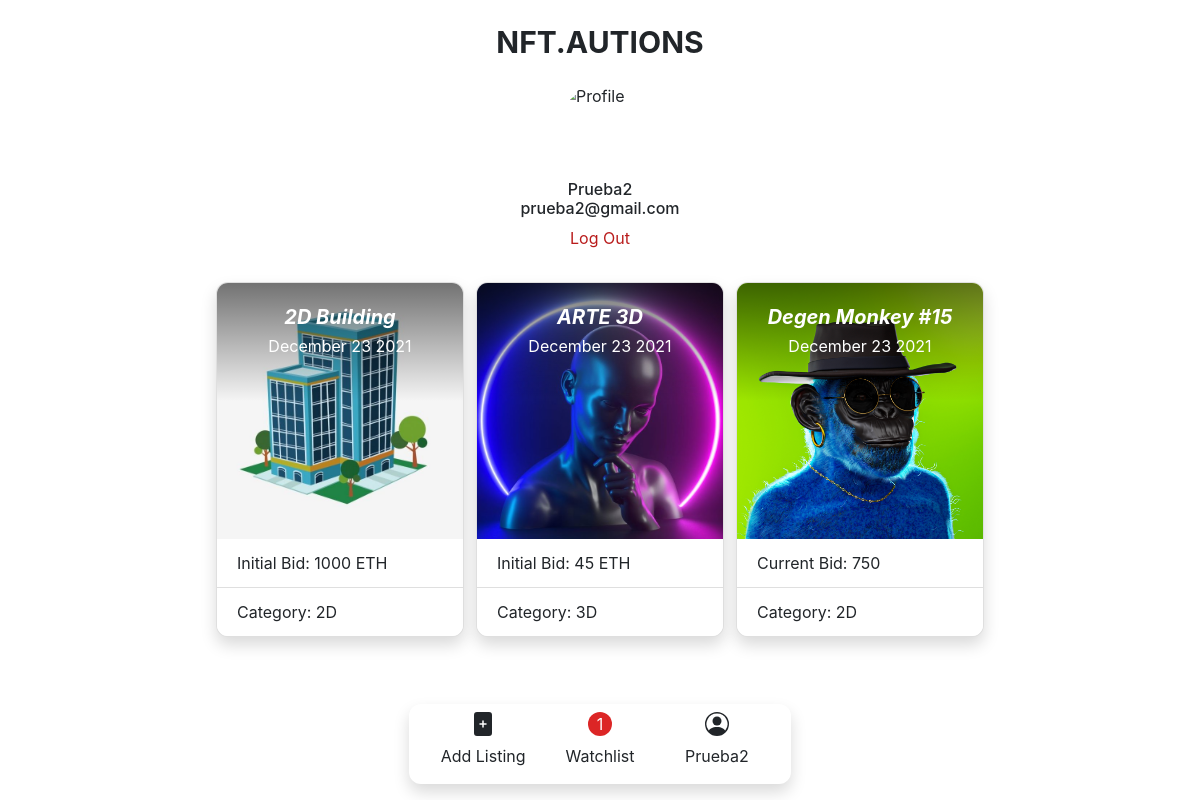
/my_listings/prueba2 (signed in), run on the app's committed database.
### auctions/models.py (models this page shows, shortened)
class User(AbstractUser):
    pass

class Auction(models.Model):
    user = models.ForeignKey('User', on_delete=models.CASCADE, related_name='user_who_make_the_auction')
    title = models.CharField(max_length=100)
    description = models.TextField()
    category = models.ForeignKey('Category', on_delete=models.CASCADE, related_name='category_for_the_auction', default=3)
    starting_bid = models.IntegerField()
    comments = models.ManyToManyField('Comment', related_name='comments_in_the_auction', blank=True)
    bids = models.ManyToManyField('Bid', related_name='bids_in_the_auction', blank=True)
    last_bid = models.ForeignKey('Bid', on_delete=models.CASCADE, related_name='last_bid_for_the_auction', blank=True, null=True)
    date = models.DateTimeField(default=timezone.now)
    image = models.ImageField(upload_to='images', blank=True, null=True)
    closed = models.BooleanField(default=False)
    def datepublished(self):
        return self.date.strftime('%B %d %Y')

class Category(models.Model):
    name = models.TextField(max_length=50)
    description = models.TextField(max_length=500)
    image = models.TextField(default="https://media.istockphoto.com/videos/colourful-glowing-light-animation-background-video-id888994838?s=640x640")
    def __str__(self):
        return self.name

class Bid(models.Model):
    user = models.ForeignKey('User', on_delete=models.CASCADE, related_name='user_who_make_the_bid')
    auction = models.ForeignKey('Auction', on_delete=models.CASCADE, related_name='auction_for_the_bid')
    bid = models.IntegerField()
    date = models.DateTimeField(default=timezone.now)

### auctions/views.py (the view)
# urls.py: path("my_listings/<str:user>", views.my_listings, name="my_listings"),
@login_required(login_url='/login')
def my_listings(request, user):
    user_object = User.objects.get(username=user)
    auctions = Auction.objects.filter(user=user_object)
    my_watchlist = PersonalWatchlist.objects.get(user=request.user)
    totalAuctions = my_watchlist.auctions.count()
    if request.user.username != user:
        return redirect('my_listings', user=request.user.username)
    context = {
        'auctions': auctions,
        'my_watchlist': my_watchlist,
        'totalAuctions': totalAuctions,
    }
    return render(request, "auctions/my_listings.html", context)

### auctions/templates/auctions/my_listings.html
{% extends "auctions/layout.html" %}
{% load static %}
{% block body %}
<div>
    {% if user %}
    <img class="h-20 w-20 rounded-full mx-auto mb-3 object-cover" src="https://saint313.com/wp-content/uploads/2018/04/pexels-photo-428341-1024x683.jpeg" alt="Profile">
    <h4 class="details-name font-medium text-center">{{user|title}}</h4>
    <h4 class="details-name font-medium text-center ">{{user.email}}</h4>
    <a class="mb-4 mx-auto px-4 py-2 text-center w-full text-red-700 inline-block" href="{% url 'logout' %}">Log Out</a>
    {% endif %}
    {% if auctions %}
    <div class="container-fluid max-w-3xl mx-auto mb-36">
        <div class="row grid grid-cols-1 md:grid-cols-3 gap-3">
            {% for auction in auctions %}
               {% include "auctions/_item_auction.html" %}
            {% endfor %}
        </div>
    </div>
    {% else %}
        <div class="empty">
            <p>You don't have any listings.</p>
        </div>
    {% endif %}
</div>
{% endblock %}

### auctions/templates/auctions/layout.html (shortened to what this page needs)
{% load static %}
<!DOCTYPE html>
<html lang="en">
    <head>
        <link rel="stylesheet" href="https://stackpath.bootstrapcdn.com/bootstrap/4.4.1/css/bootstrap.min.css">
        <link href="{% static 'auctions/css/index.css' %}" rel="stylesheet">
        <script src="https://cdn.tailwindcss.com"></script>
    </head>
<body>
    <div class="mx-auto order-0 text-center w-full p-4">
        <a class="text-3xl font-bold " href="{% url 'index' %}">NFT.AUTIONS</a>
    </div>
    <div class="flex justify-center ">
            <nav class="navbar navbar-light nav-top z-10 fixed bottom-0 bg-white shadow rounded-xl m-3 mx-auto grid grid-cols-3">
                        {% if user.is_authenticated %}
                            <a  href="{% url 'add_auction' %}" class="nav-item flex flex-col items-center">
                                <svg xmlns="http://www.w3.org/2000/svg" width="24" height="24" fill="currentColor" class="bi bi-file-plus-fill" viewBox="0 0 16 16">
                                    <path d="M12 0H4a2 2 0 0 0-2 2v12a2 2 0 0 0 2 2h8a2 2 0 0 0 2-2V2a2 2 0 0 0-2-2zM8.5 6v1.5H10a.5.5 0 0 1 0 1H8.5V10a.5.5 0 0 1-1 0V8.5H6a.5.5 0 0 1 0-1h1.5V6a.5.5 0 0 1 1 0z"/>
                                </svg>
                                <p class="nav-link">Add Listing</p>
                            </a>
                            <a href="{% url 'watchlist' %}" class="nav-item flex flex-col items-center">
                                <span id="watchListTotal" class="bg-red-600 text-white rounded-full h-6 w-6 flex justify-center items-center">{{totalAuctions}}</span>
                                <p class="nav-link">Watchlist </p>
                            </a>
                        {% endif %}
                        {% if user.is_authenticated %}
                        <a href="{% url 'my_listings' user=request.user %}" class="nav-item dropdown flex flex-col items-center">
                            <p class="nav-link"  id="navbarDropdown">
                                {{user.username|title}}
                            </p>
                        </a>
                        {% else %}
                        <a href="{% url 'login' %}" class="nav-item ">
                            <p class="nav-link text-center w-full" >Log In</p>
                        </a>
                        {% endif %}
            </nav>
    </div>
        <div class="middle">
            {% block body %}
            {% endblock %}
        </div>
    </body>
</html>

### auctions/templates/auctions/_item_auction.html (shortened to what this page needs)
<a href="{% url 'auction_view' auction=auction.id %}"  class="card overflow-hidden list-details shadow rounded-xl">
    <img class="img-fluid object-cover h-64" src="{{auction.image.url}}" alt="connect" style="max-height:300px">
    <div class="card-body text-center absolute w-full text-white" style="background: linear-gradient(180deg, #00000088, transparent);">
        <h5 class="card-title product-title product-description font-bold text-xl"><i>{{auction.title}}</i></h5>
        <h6 class="card-subtitle mb-2 product-description mb-4">{{auction.datepublished}}</h6>
    </div>
    <ul class="list-group list-group-flush">
        {% if auction.last_bid %}
            {% if auction.closed == True %}
                <li class="list-group-item product-description">Solded in: {{auction.last_bid.bid}}</li>
            {% else %}
                <li class="list-group-item product-description">Current Bid: {{auction.last_bid.bid}}</li>
            {% endif %}
        {% else %}
            <li class="list-group-item product-description">Initial Bid: {{auction.starting_bid}} ETH</li>
        {% endif %}
        <li class="list-group-item product-description">Category: {{auction.category}}</li>
    </ul>
</a>

### data on the page
User: username "Prueba2", email "prueba2@gmail.com"
Auction: image (picture), title "2D Building", datepublished "December 23 2021", starting_bid "1000", category "2D"
Auction: image (picture), title "ARTE 3D", datepublished "December 23 2021", starting_bid "45", category "3D"
Auction: image (picture), title "Degen Monkey #15", datepublished "December 23 2021", last_bid.bid "750", category "2D"

### other printed values
{{ totalAuctions }} "1"
